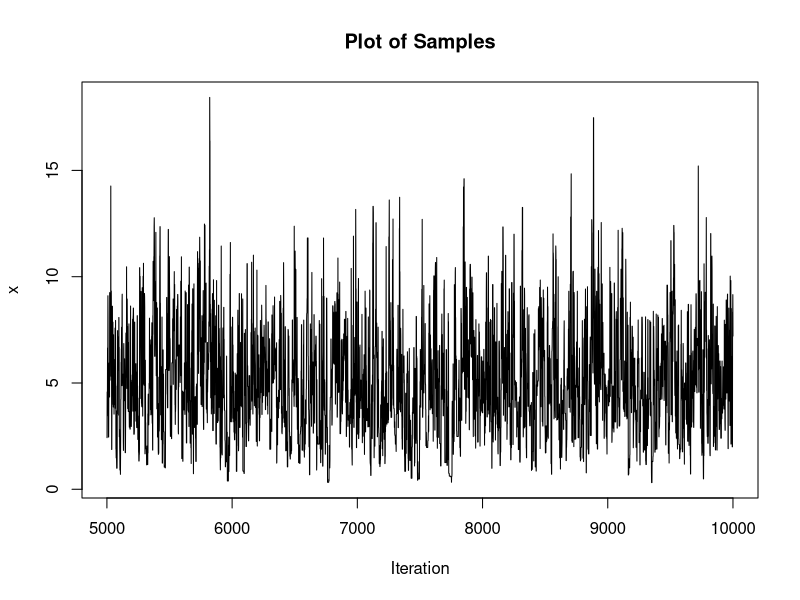
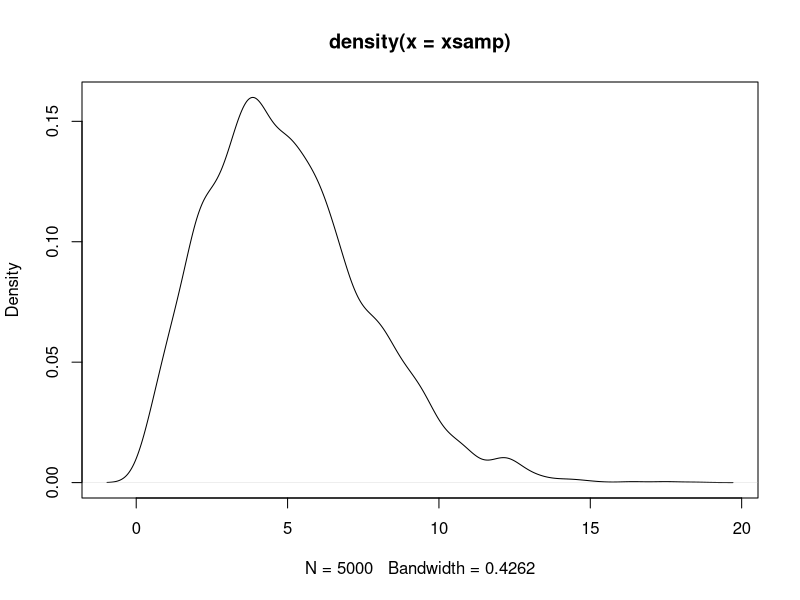

Source code (R) for these figures, in order:
# Metropolis-Hastings sampling from Rayleigh Density
f <- function(x, sig) { return((x / sig^2) * exp(-x^2 / (2*sig^2)))}
T <- 100000; x <- numeric(T); u <- runif(T)
sig <- 4
# generate initial value from chi-square with 1 df
x[1] <- rchisq(1, df=1); Rej <- 0
# Sampling loop
for (t in 2:T) { xt <- x[t-1];
xcand <- rchisq(1, df = xt)
num <- f(xcand, sig) * dchisq(xt, df = xcand)
den <- f(xt, sig) * dchisq(xcand, df = xt)
if (u[t] <= num/den) x[t] <- xcand
else {x[t] <- xt; Rej <- Rej+1}} # proposal x.cand is rejected
RejR <- Rej/T; AccepR <- 1-RejR
cat("Acceptance Rate",AccepR,"nn")
# posterior summary
samp <- 5001:10000; xsamp <- x[samp]
summary(xsamp)
# plot samples 5001-10000
plot(samp, xsamp, type="l", main="Plot of Samples", ylab="x",xlab="Iteration")
# kernel plot
den.x <- density(xsamp) # returns the density data
plot(den.x)
